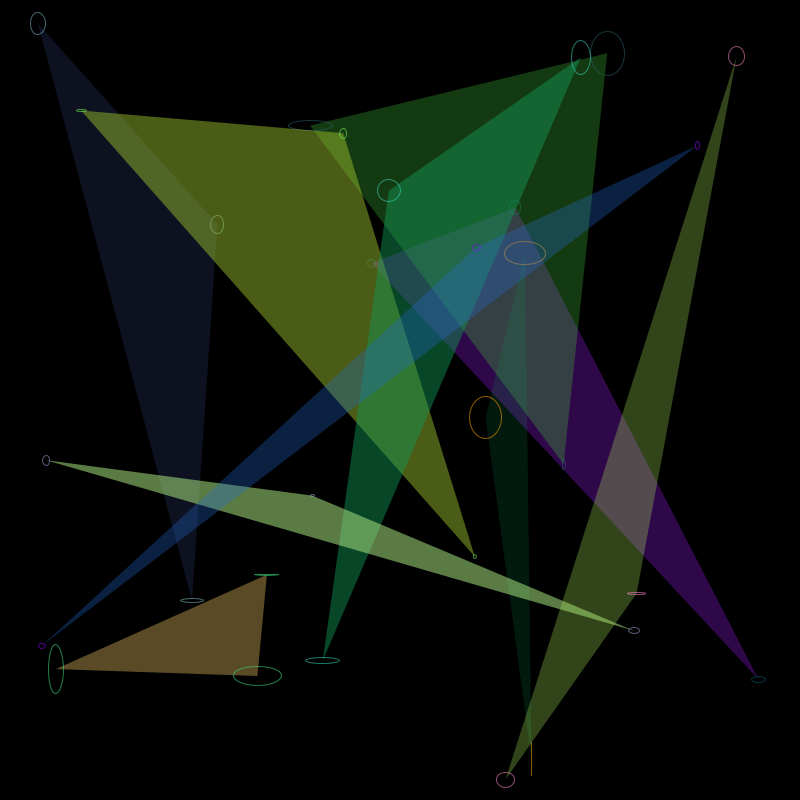
Frame 1 (no input)
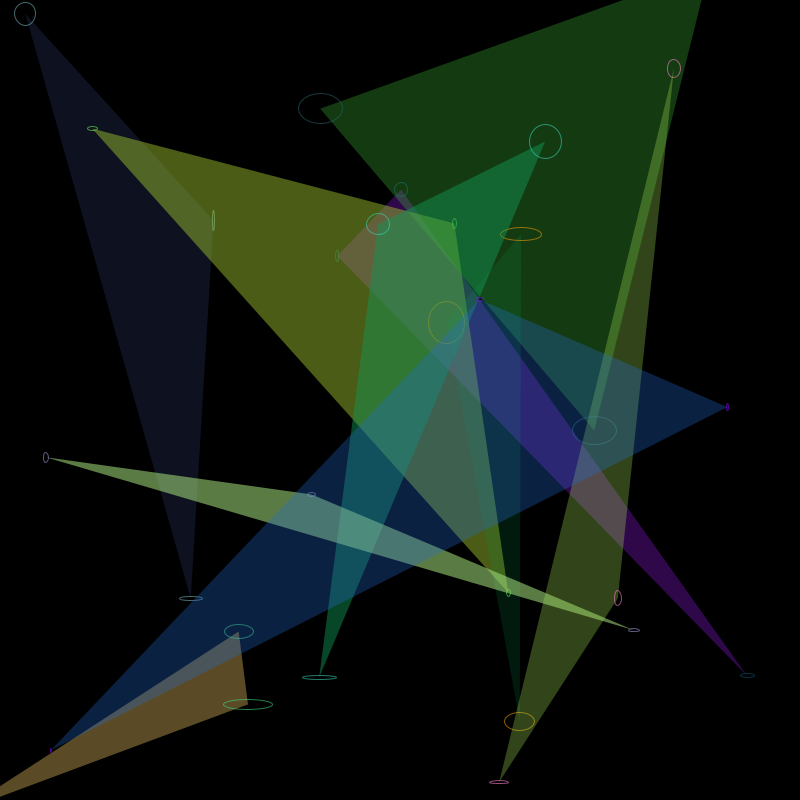
Frame 60 (the mouse pressed at the canvas centre just before this capture)
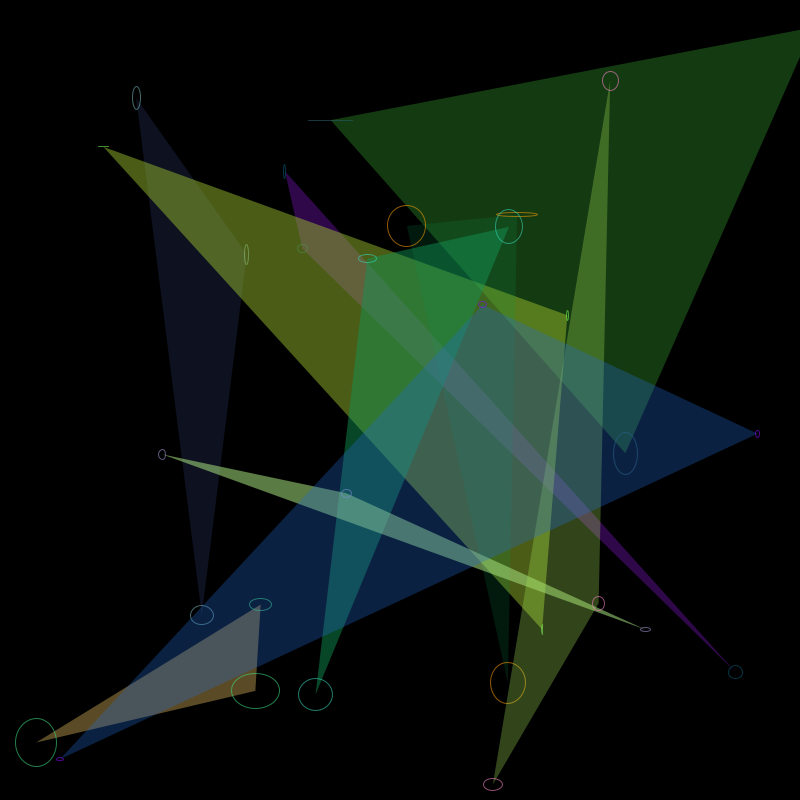
Frame 120 (the mouse held since frame 60 and released just before this capture)

The Processing sketch that drew these frames (run headless with seeded random() and noise(); from frame 60 on, the mouse is pressed at the canvas centre):

// Processing sketch: processing_124077
// ── processing_124077.pde

// Demo Program for the lecture on "Emergence"
// a program to draw moving circles using objects
//changing circle to triangle and bounce back

// by KokFu Lok


int _num = 10;      
Circle[] _circleArr = {
};  

void setup() { 
  size(800, 800); 
  background(255); 
  strokeWeight(1); 
  fill(150, 50); 
  drawCircles();
} 

void draw() {    
  background(0);
  for (int i=0; i<_circleArr.length; i++) {
    Circle thisCirc = _circleArr[i];
    thisCirc.updateMe();
  }
} 

void mouseReleased() { 
  drawCircles();
} 

void drawCircles() { 
  for (int i=0; i<_num; i++) { 
    Circle thisCirc = new Circle();
    thisCirc.drawMe();
    _circleArr = (Circle[])append(_circleArr, thisCirc);
  }
}


class Circle {
  float x, y, x1, y1, x2, y2;
  float radius;
  color linecol, fillcol;
  float alph; 
  float xmove, ymove;
  float rot;

  Circle() {
    x = random(width);
    y = random(height);
    x1 = random(width)-random(10);
    y1 = random(height)-random(5, 10);
    x2 = random(width)+random(10);
    y2 = random(height)-random(5, 10);
    radius = random(5, 50);
    linecol = color(random(255), random(255), random(255));
    fillcol = color(random(255), random(255), random(255));
    alph = random(30, 150);

    xmove = random(-2, 2);// - 5;
    ymove = random(-2, 5); //- 5;
    rot=radians(x*6);
  }

  void drawMe() {
    noStroke();
    fill(fillcol, alph);
    //  pushMatrix();
    //  translate(-x,-y);
    //  rotate(rot);
    triangle(x, y, x1, y1, x2, y2);
    //ellipse(x, y, radius*2, radius*2);
    //  popMatrix();
    stroke(linecol, 150);
    noFill();
    ellipse(x, y, random(radius), radius);
    ellipse(x1, y1, radius, random(radius));
    ellipse(x2, y2, random(radius), random(radius));
  }

  void updateMe() {
    x += xmove;
    y += ymove;
    x1 += xmove*0.1;
    y1 += ymove*0.2;
    x2 += xmove*0.3;
    y2 += ymove*0.4;
   
    if (x > (width+radius)) { 
      x=width+radius;
      xmove= -xmove;
    }
    if (x < (0-radius)) { 
      x=0-radius;
      xmove= -xmove;
    }
    if (y > (height+radius)) { 
      y=height+radius;
      ymove= -ymove;
    }
    if (y < (0-radius)) { 
      y=0-radius;
      ymove= -ymove;
    }
    /*
     if (x1 > (width+radius)) { 
      x1=width+radius;
      xmove= -xmove;
    }
    if (x1 < (0-radius)) { 
      x1=0-radius;
      xmove= -xmove;
    }
    if (y1 > (height+radius)) { 
      y1=height+radius;
      ymove= -ymove;
    }
    if (y1 < (0-radius)) { 
      y1=0-radius;
      ymove= -ymove;
    }
    */
     if (x2 > (width+radius)) { 
      x2=width+radius;
      xmove= -xmove;
    }
    if (x2 < (0-radius)) { 
      x2=0-radius;
      xmove= -xmove;
    }
    if (y2 > (height+radius)) { 
      y2=height+radius;
      ymove= -ymove;
    }
    if (y2 < (0-radius)) { 
      y2=0-radius;
      ymove= -ymove;
    }
    drawMe();
  }
}
